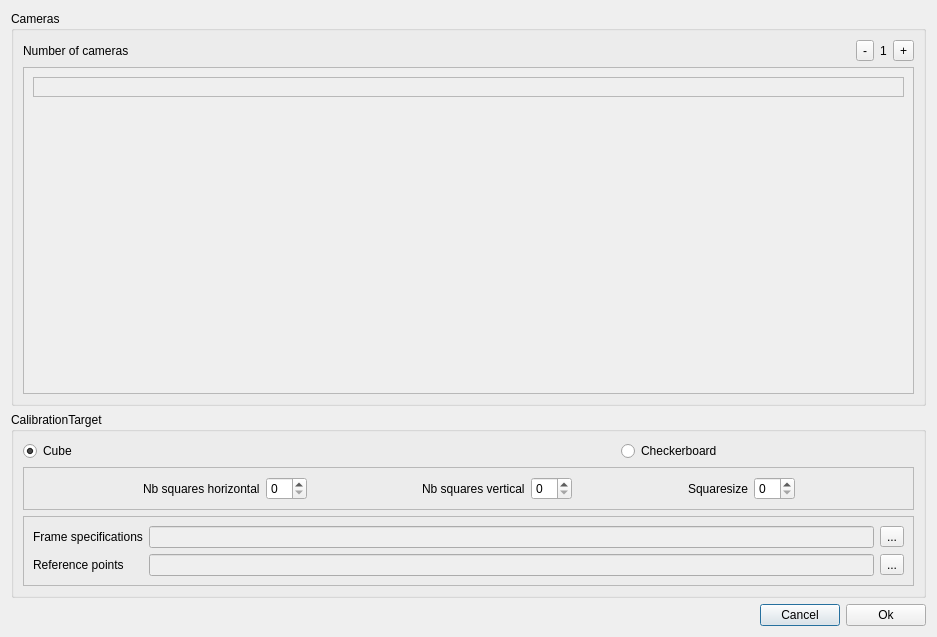
<?xml version="1.0" encoding="UTF-8"?>
<ui version="4.0">
 <class>NewProjectDialog</class>
 <widget class="QDialog" name="NewProjectDialog">
  <property name="geometry">
   <rect>
    <x>0</x>
    <y>0</y>
    <width>937</width>
    <height>637</height>
   </rect>
  </property>
  <property name="windowTitle">
   <string>Create a new dataset</string>
  </property>
  <property name="windowIcon">
   <iconset resource="../calibrationtool_resources.qrc">
    <normaloff>:/images/resource-files/icons/XMALab-Icon.png</normaloff>:/images/resource-files/icons/XMALab-Icon.png</iconset>
  </property>
  <layout class="QGridLayout" name="gridLayout_4">
   <item row="2" column="1">
    <widget class="QPushButton" name="pushButton_Cancel">
     <property name="text">
      <string>Cancel</string>
     </property>
    </widget>
   </item>
   <item row="2" column="2">
    <widget class="QPushButton" name="pushButton_OK">
     <property name="text">
      <string>Ok</string>
     </property>
    </widget>
   </item>
   <item row="2" column="0">
    <spacer name="horizontalSpacer">
     <property name="orientation">
      <enum>Qt::Horizontal</enum>
     </property>
     <property name="sizeHint" stdset="0">
      <size>
       <width>40</width>
       <height>20</height>
      </size>
     </property>
    </spacer>
   </item>
   <item row="0" column="0" colspan="3">
    <widget class="QGroupBox" name="groupBox">
     <property name="title">
      <string>Cameras</string>
     </property>
     <layout class="QGridLayout" name="gridLayout_3">
      <item row="0" column="0">
       <widget class="QLabel" name="label_5">
        <property name="text">
         <string>Number of cameras</string>
        </property>
       </widget>
      </item>
      <item row="0" column="1">
       <widget class="QToolButton" name="toolButtonCameraMinus">
        <property name="text">
         <string>-</string>
        </property>
       </widget>
      </item>
      <item row="0" column="3">
       <widget class="QToolButton" name="toolButtonCameraPlus">
        <property name="text">
         <string>+</string>
        </property>
       </widget>
      </item>
      <item row="1" column="0" colspan="4">
       <widget class="QScrollArea" name="scrollArea">
        <property name="widgetResizable">
         <bool>true</bool>
        </property>
        <widget class="QWidget" name="scrollAreaWidgetContents">
         <property name="geometry">
          <rect>
           <x>0</x>
           <y>0</y>
           <width>897</width>
           <height>356</height>
          </rect>
         </property>
         <layout class="QGridLayout" name="gridLayout_2">
          <item row="0" column="0">
           <widget class="QFrame" name="frameCameras">
            <property name="frameShape">
             <enum>QFrame::StyledPanel</enum>
            </property>
            <property name="frameShadow">
             <enum>QFrame::Raised</enum>
            </property>
            <layout class="QGridLayout" name="gridLayout_6"/>
           </widget>
          </item>
          <item row="1" column="0">
           <spacer name="verticalSpacer">
            <property name="orientation">
             <enum>Qt::Vertical</enum>
            </property>
            <property name="sizeHint" stdset="0">
             <size>
              <width>20</width>
              <height>40</height>
             </size>
            </property>
           </spacer>
          </item>
         </layout>
        </widget>
       </widget>
      </item>
      <item row="0" column="2">
       <widget class="QLabel" name="labelNbCameras">
        <property name="sizePolicy">
         <sizepolicy hsizetype="Maximum" vsizetype="Preferred">
          <horstretch>0</horstretch>
          <verstretch>0</verstretch>
         </sizepolicy>
        </property>
        <property name="text">
         <string>1</string>
        </property>
       </widget>
      </item>
     </layout>
    </widget>
   </item>
   <item row="1" column="0" colspan="3">
    <widget class="QGroupBox" name="groupBox_Volume">
     <property name="title">
      <string>CalibrationTarget</string>
     </property>
     <layout class="QGridLayout" name="gridLayout_5">
      <item row="0" column="0">
       <widget class="QRadioButton" name="radioButtonCube">
        <property name="text">
         <string>Cube</string>
        </property>
        <property name="checked">
         <bool>true</bool>
        </property>
       </widget>
      </item>
      <item row="0" column="2">
       <widget class="QRadioButton" name="radioButtonCheckerboard">
        <property name="text">
         <string>Checkerboard</string>
        </property>
       </widget>
      </item>
      <item row="3" column="0" colspan="3">
       <widget class="QFrame" name="frameCube">
        <property name="frameShape">
         <enum>QFrame::StyledPanel</enum>
        </property>
        <property name="frameShadow">
         <enum>QFrame::Raised</enum>
        </property>
        <layout class="QGridLayout" name="gridLayout">
         <item row="2" column="1" colspan="2">
          <widget class="QLineEdit" name="lineEditFrameSpecifications">
           <property name="enabled">
            <bool>false</bool>
           </property>
           <property name="sizePolicy">
            <sizepolicy hsizetype="MinimumExpanding" vsizetype="Fixed">
             <horstretch>0</horstretch>
             <verstretch>0</verstretch>
            </sizepolicy>
           </property>
          </widget>
         </item>
         <item row="2" column="0">
          <widget class="QLabel" name="label">
           <property name="sizePolicy">
            <sizepolicy hsizetype="Maximum" vsizetype="Preferred">
             <horstretch>0</horstretch>
             <verstretch>0</verstretch>
            </sizepolicy>
           </property>
           <property name="text">
            <string>Frame specifications</string>
           </property>
          </widget>
         </item>
         <item row="4" column="0">
          <widget class="QLabel" name="label_2">
           <property name="text">
            <string>Reference points</string>
           </property>
          </widget>
         </item>
         <item row="4" column="1" colspan="2">
          <widget class="QLineEdit" name="lineEditReferencePoints">
           <property name="enabled">
            <bool>false</bool>
           </property>
          </widget>
         </item>
         <item row="2" column="3">
          <widget class="QToolButton" name="toolButtonFrameSpecifications">
           <property name="text">
            <string>...</string>
           </property>
          </widget>
         </item>
         <item row="4" column="3">
          <widget class="QToolButton" name="toolButtonReferencePoints">
           <property name="text">
            <string>...</string>
           </property>
          </widget>
         </item>
        </layout>
       </widget>
      </item>
      <item row="2" column="0" colspan="3">
       <widget class="QFrame" name="frameCheckerboard">
        <property name="frameShape">
         <enum>QFrame::StyledPanel</enum>
        </property>
        <property name="frameShadow">
         <enum>QFrame::Raised</enum>
        </property>
        <layout class="QGridLayout" name="gridLayout_7">
         <item row="1" column="2">
          <widget class="QSpinBox" name="spinBoxHorizontalSquares">
           <property name="sizePolicy">
            <sizepolicy hsizetype="Maximum" vsizetype="Fixed">
             <horstretch>0</horstretch>
             <verstretch>0</verstretch>
            </sizepolicy>
           </property>
          </widget>
         </item>
         <item row="1" column="1">
          <widget class="QLabel" name="label_3">
           <property name="sizePolicy">
            <sizepolicy hsizetype="Maximum" vsizetype="Preferred">
             <horstretch>0</horstretch>
             <verstretch>0</verstretch>
            </sizepolicy>
           </property>
           <property name="text">
            <string>Nb squares horizontal</string>
           </property>
          </widget>
         </item>
         <item row="1" column="5">
          <widget class="QLabel" name="label_4">
           <property name="sizePolicy">
            <sizepolicy hsizetype="Maximum" vsizetype="Preferred">
             <horstretch>0</horstretch>
             <verstretch>0</verstretch>
            </sizepolicy>
           </property>
           <property name="text">
            <string>Nb squares vertical</string>
           </property>
          </widget>
         </item>
         <item row="1" column="6">
          <widget class="QSpinBox" name="spinBoxVerticalSquares">
           <property name="sizePolicy">
            <sizepolicy hsizetype="Maximum" vsizetype="Fixed">
             <horstretch>0</horstretch>
             <verstretch>0</verstretch>
            </sizepolicy>
           </property>
          </widget>
         </item>
         <item row="1" column="9">
          <widget class="QSpinBox" name="spinBoxSizeSquares">
           <property name="sizePolicy">
            <sizepolicy hsizetype="Maximum" vsizetype="Fixed">
             <horstretch>0</horstretch>
             <verstretch>0</verstretch>
            </sizepolicy>
           </property>
          </widget>
         </item>
         <item row="1" column="8">
          <widget class="QLabel" name="label_6">
           <property name="sizePolicy">
            <sizepolicy hsizetype="Maximum" vsizetype="Preferred">
             <horstretch>0</horstretch>
             <verstretch>0</verstretch>
            </sizepolicy>
           </property>
           <property name="text">
            <string>Squaresize</string>
           </property>
          </widget>
         </item>
         <item row="1" column="7">
          <spacer name="horizontalSpacer_4">
           <property name="orientation">
            <enum>Qt::Horizontal</enum>
           </property>
           <property name="sizeHint" stdset="0">
            <size>
             <width>40</width>
             <height>20</height>
            </size>
           </property>
          </spacer>
         </item>
         <item row="1" column="4">
          <spacer name="horizontalSpacer_3">
           <property name="orientation">
            <enum>Qt::Horizontal</enum>
           </property>
           <property name="sizeHint" stdset="0">
            <size>
             <width>40</width>
             <height>20</height>
            </size>
           </property>
          </spacer>
         </item>
         <item row="1" column="0">
          <spacer name="horizontalSpacer_5">
           <property name="orientation">
            <enum>Qt::Horizontal</enum>
           </property>
           <property name="sizeHint" stdset="0">
            <size>
             <width>40</width>
             <height>20</height>
            </size>
           </property>
          </spacer>
         </item>
         <item row="1" column="10">
          <spacer name="horizontalSpacer_6">
           <property name="orientation">
            <enum>Qt::Horizontal</enum>
           </property>
           <property name="sizeHint" stdset="0">
            <size>
             <width>40</width>
             <height>20</height>
            </size>
           </property>
          </spacer>
         </item>
        </layout>
       </widget>
      </item>
     </layout>
    </widget>
   </item>
  </layout>
 </widget>
 <resources>
  <include location="../calibrationtool_resources.qrc"/>
 </resources>
 <connections>
  <connection>
   <sender>radioButtonCube</sender>
   <signal>clicked()</signal>
   <receiver>frameCube</receiver>
   <slot>show()</slot>
   <hints>
    <hint type="sourcelabel">
     <x>189</x>
     <y>554</y>
    </hint>
    <hint type="destinationlabel">
     <x>497</x>
     <y>647</y>
    </hint>
   </hints>
  </connection>
  <connection>
   <sender>radioButtonCheckerboard</sender>
   <signal>clicked()</signal>
   <receiver>frameCheckerboard</receiver>
   <slot>show()</slot>
   <hints>
    <hint type="sourcelabel">
     <x>805</x>
     <y>554</y>
    </hint>
    <hint type="destinationlabel">
     <x>497</x>
     <y>588</y>
    </hint>
   </hints>
  </connection>
  <connection>
   <sender>radioButtonCube</sender>
   <signal>clicked()</signal>
   <receiver>frameCheckerboard</receiver>
   <slot>hide()</slot>
   <hints>
    <hint type="sourcelabel">
     <x>189</x>
     <y>554</y>
    </hint>
    <hint type="destinationlabel">
     <x>497</x>
     <y>588</y>
    </hint>
   </hints>
  </connection>
  <connection>
   <sender>radioButtonCheckerboard</sender>
   <signal>clicked()</signal>
   <receiver>frameCube</receiver>
   <slot>hide()</slot>
   <hints>
    <hint type="sourcelabel">
     <x>805</x>
     <y>554</y>
    </hint>
    <hint type="destinationlabel">
     <x>497</x>
     <y>647</y>
    </hint>
   </hints>
  </connection>
 </connections>
</ui>
